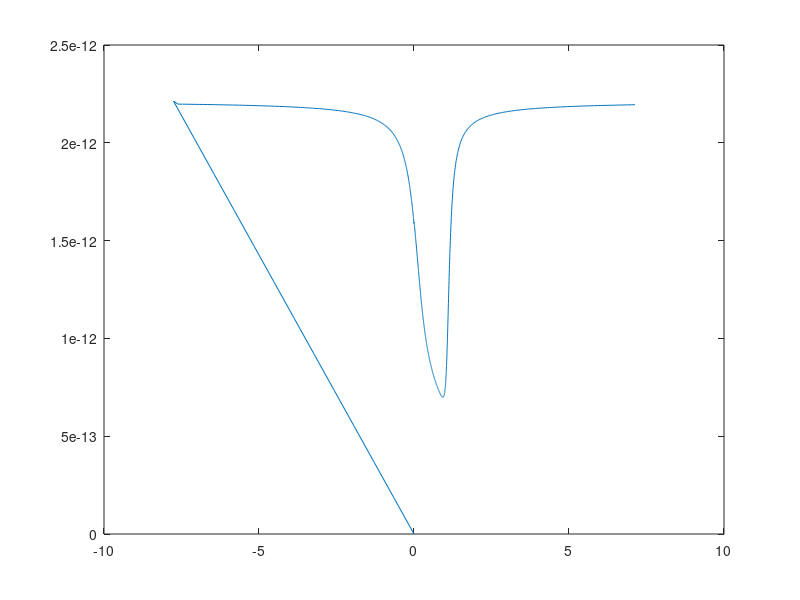
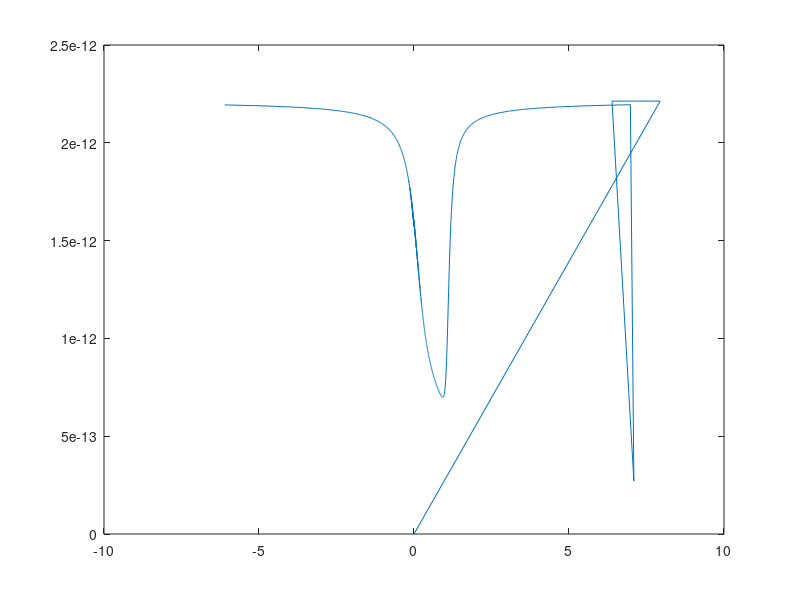

Here is the MATLAB script that generated these plots, in order: (Note: this script raises an error after producing the figures.)
clear;clc
q=1.6022e-19;
Na=1.25e21;
ni=1.18e16;
phiB=0.026*log(Na/ni)-0.0425;
dielectSi=11.9*8.85e-12;
dielectOx=4*8.85e-12;
R=10e-6;
Tox=0.1e-6;
h=100e-6
% charge in Oxide
Qox=0;
% range of fais
range=1050;
fais=zeros(range,1);
electricfield1=zeros(range,7);
electricfield2=zeros(range,7);
%tsv_lf=zeros(range,4);
%tsv_hf=zeros(range,4);
cox=2*pi*dielectOx*h/log(R/(R-Tox));
%%% Parametric study-oxide charges
faim=[4.05,4.1,4.65,4.67,5.17];%n+ poly, Al, Cu,W,p+ poly
% for n-sub
faims=faim-(4.05+0.56-0.026*log(Na/ni))
para_radius_vol=zeros(1000,6);
para_radius_cap=zeros(1000,6);
   

for i=2:range
% fais range -0.15 to 0.8
fais(i,1)=-0.23+0.001*i;
F=(0.026*1.6022e-19*Na/dielectSi)*((exp(-fais(i)/0.026)+fais(i)/0.026-1)+(ni^2/Na^2)*(exp(fais(i)/0.026)-fais(i)/0.026+1));
E=fais(i)/R+sqrt((fais(i)/R)^2+2*F);
%positive direction for surface voltage
electricfield1(i,2)=fais(i);
if electricfield1(i,2)>0
    electricfield1(i,1)=-E;
else
     electricfield1(i,1)=E;
end
%charge amount
electricfield1(i,3)=2*pi*R*h*dielectSi*electricfield1(i,1);
%voltage on liner
electricfield1(i,4)=-electricfield1(i,3)/cox;
% voltage of TSV
electricfield1(i,5)=electricfield1(i,4)+electricfield1(i,2);
%Cdep
electricfield1(i,6)=abs(electricfield1(i,3)-electricfield1(i-1,3))/0.001;
%Ctsv
electricfield1(i,7)=1/((1/electricfield1(i,6))+(1/cox));
end
figure(1)
plot(electricfield1(:,5),electricfield1(:,7))

for par=1:5
for i=2:range-1
    if (electricfield1(i,5)-faims(par))*(electricfield1(i+1,5)-faims(par))<0
        Qox(par)=-2*electricfield1(i,3);
    end
end
end

for par=1:5 
%%FOR TSV2
for i=2:range
    %charge on TSV2
    electricfield2(i,3)=Qox(par)-electricfield1(i,3);
    %electric field
    E=electricfield2(i,3)/(2*pi*R*h*dielectSi)
    electricfield2(i,1)=E;
    % voltage of liner
    electricfield2(i,4)=-electricfield2(i,3)/cox;
      for j=2:range-1
        if ((electricfield1(j,1)-E)*(electricfield1(j+1,1)-E)<0)
            %fais=electricfield1(j,2);
            %fais on TSV2
            electricfield2(i,2)=electricfield1(j,2)+(electricfield2(i,3)-electricfield1(j,3))*0.002/(electricfield1(j+1,3)-electricfield1(j-1,3));
            break;
        %else
        %errordlg('error')
        end
      end
% voltage of TSV
electricfield2(i,5)=electricfield2(i,4)+electricfield2(i,2);
%Cdep
electricfield2(i,6)=abs(electricfield2(i,3)-electricfield2(i-1,3))/abs(electricfield2(i,2)-electricfield2(i-1,2));
%Ctsv
electricfield2(i,7)=1/((1/electricfield2(i,6))+(1/cox));
end
figure(2)
plot(electricfield2(:,5),electricfield2(:,7))

%% CV curve for TSV pair
for i=1:range
tsv_total_cap(i,1)=1/((1/electricfield1(i,7))+(1/electricfield2(i,7)));
tsv_total_voltage(i,1)=electricfield1(i,5)-electricfield2(i,5);
end
electricfield1(:,8)=smooth(electricfield1(:,7),10);
electricfield2(:,8)=smooth(electricfield2(:,7),10);
tsv_total_cap(:,2)=smooth(tsv_total_cap(:,1),10);
figure(3)
plot(tsv_total_voltage,tsv_total_cap)
figure(4)
plot(tsv_total_voltage,tsv_total_cap(:,2),tsv_total_voltage,electricfield1(:,7),tsv_total_voltage,electricfield2(:,8))
%% symerical transform
for i=1:range
    if tsv_total_voltage(i)<0
    tsv_lf(i,1)=tsv_total_voltage(i);
    tsv_lf(i,2)=electricfield1(i,7);
    tsv_lf(i,3)=electricfield2(i,8);
    tsv_lf(i,4)=tsv_total_cap(i,2);
    end
end
mat=size(tsv_lf)
for i=mat(1)+1:mat(1)*2
    tsv_lf(i,1)=-tsv_lf(2*mat(1)+1-i,1);
    tsv_lf(i,3)=tsv_lf(2*mat(1)+1-i,2);
    tsv_lf(i,2)=tsv_lf(2*mat(1)+1-i,3);
    tsv_lf(i,4)=tsv_lf(2*mat(1)+1-i,4);
end
plot(tsv_lf(:,1),tsv_lf(:,2),tsv_lf(:,1),tsv_lf(:,3),tsv_lf(:,1),tsv_lf(:,4))

%% HF for TSV1
for i=2:range-1
    if (electricfield1(i,2)-(2*phiB))*(electricfield1(i+1,2)-(2*phiB))<=0
        thresh=i
        break
    end
end
for i=2:range
    if electricfield1(i,2)>electricfield1(thresh,2)
        electricfield1(i,6)=electricfield1(thresh,6);
        electricfield1(i,7)=1/((1/electricfield1(i,6))+(1/cox));
    end
end
figure(1)
plot(electricfield1(:,5),electricfield1(:,7))

%% HF for TSV2
for i=2:range-1
    if (electricfield2(i-1,2)>0)&((electricfield2(i,2)-(2*phiB))*(electricfield2(i+1,2)-(2*phiB))<=0)
        thresh=i
        break
    end
end
for i=2:range
    if electricfield2(i,2)>electricfield2(thresh,2)
        electricfield2(i,6)=electricfield2(thresh,6);
        electricfield2(i,7)=1/((1/electricfield2(i,6))+(1/cox));
    end
end
bench_cap(par)=1/((1/electricfield2(thresh,6))+(1/cox)+(1/cox))
figure(2)
plot(electricfield2(:,5),electricfield2(:,7))
%% CV curve for TSV pair
electricfield1(:,8)=smooth(electricfield1(:,7),10);
electricfield2(:,8)=smooth(electricfield2(:,7),10);
for i=1:range
tsv_total_cap(i,1)=1/((1/electricfield1(i,7))+(1/electricfield2(i,7)));
tsv_total_voltage(i,1)=electricfield1(i,5)-electricfield2(i,5);
end
tsv_total_cap(:,2)=smooth(tsv_total_cap(:,1),10);
figure(3)
plot(tsv_total_voltage,tsv_total_cap)
%% symerical transform
for i=1:range
    if tsv_total_voltage(i)<0
    tsv_hf(i,1)=tsv_total_voltage(i);
    tsv_hf(i,2)=electricfield1(i,7);%take not smoothed data of tsv1 
    tsv_hf(i,3)=electricfield2(i,8);%take smoothed data of tsv2
    tsv_hf(i,4)=tsv_total_cap(i,2);
    end
end
mat=size(tsv_hf)
for i=mat(1)+1:mat(1)*2
    tsv_hf(i,1)=-tsv_hf(2*mat(1)+1-i,1);
    tsv_hf(i,3)=tsv_hf(2*mat(1)+1-i,2);%exchange tsv1 for tsv2 for a continus curve
    tsv_hf(i,2)=tsv_hf(2*mat(1)+1-i,3);
    tsv_hf(i,4)=tsv_hf(2*mat(1)+1-i,4);
end
plot(tsv_hf(:,1),tsv_hf(:,2),tsv_hf(:,1),tsv_hf(:,3),tsv_hf(:,1),tsv_hf(:,4))

for m=1:mat(1)*2
para_radius_vol(m,par)=tsv_hf(m,1);
para_radius_cap(m,par)=tsv_hf(m,4)/bench_cap(par);
end
clear tsv_hf
end
plot(para_radius_vol(:,1),para_radius_cap(:,1),para_radius_vol(:,2),para_radius_cap(:,2),para_radius_vol(:,3),para_radius_cap(:,3),para_radius_vol(:,4),para_radius_cap(:,4),para_radius_vol(:,5),para_radius_cap(:,5),para_radius_vol(:,6),para_radius_cap(:,6))


    

